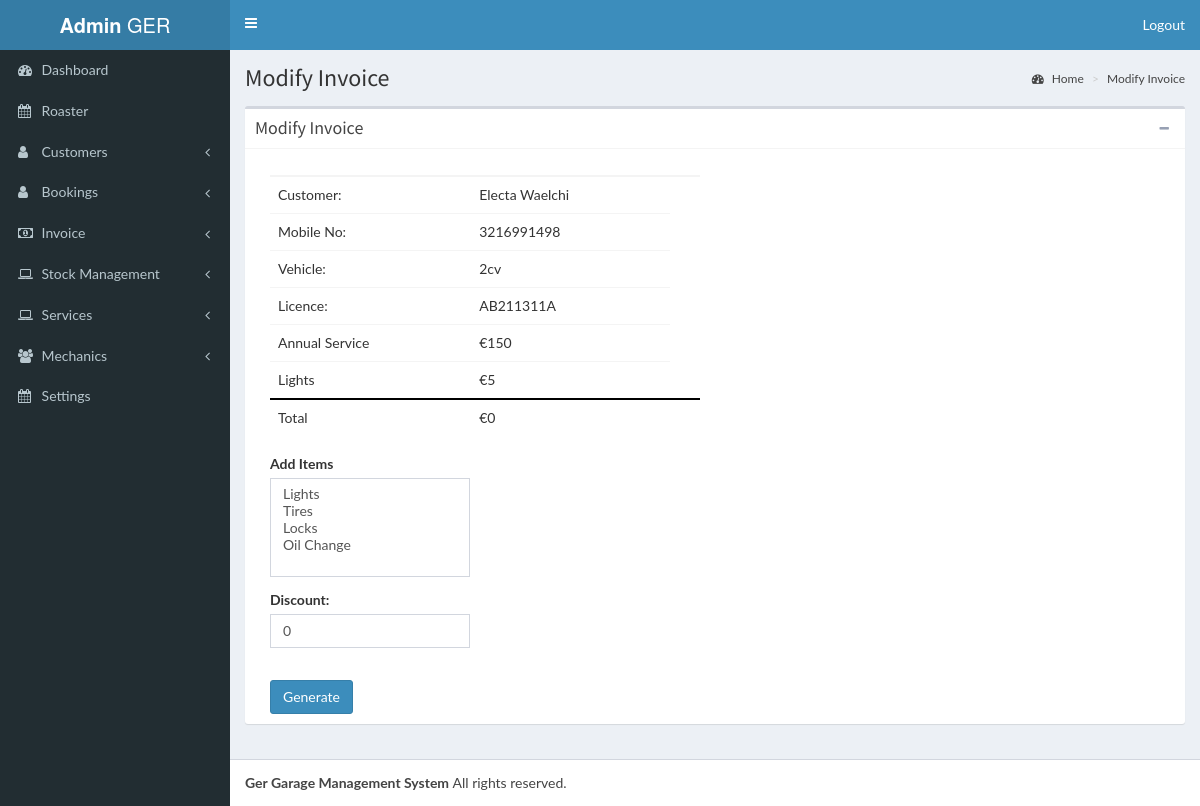
Screenshot of /admin/modify-invoice.php?invoiceid=1 (signed in) with the database file from the repository.
### tables this page shows
CREATE TABLE `customer` (
  `customer_id` int(11) NOT NULL,
  `first_name` varchar(12) NOT NULL,
  `last_name` varchar(12) NOT NULL,
  `street` varchar(20) NOT NULL,
  `postal_code` varchar(100) NOT NULL,
  `state` varchar(100) NOT NULL,
  `city` varchar(100) NOT NULL,
  `country` varchar(100) NOT NULL,
  `email` varchar(30) NOT NULL,
  `phone` varchar(60) NOT NULL,
  `username` varchar(20) NOT NULL,
  `password` varchar(255) NOT NULL
);

CREATE TABLE `vehicle` (
  `vehicle_id` int(11) NOT NULL,
  `vehicle_name` varchar(20) NOT NULL,
  `license_no` varchar(100) NOT NULL,
  `engine_type` varchar(20) NOT NULL,
  `make` varchar(255) NOT NULL,
  `model_year` int(4) NOT NULL,
  `vehicle_type` varchar(20) NOT NULL,
  `customer_id_fk` int(11) NOT NULL
);

CREATE TABLE `service` (
  `service_id` int(11) NOT NULL,
  `name` varchar(30) NOT NULL,
  `cost` int(10) NOT NULL,
  `points` int(11) NOT NULL
);

CREATE TABLE `stock_item` (
  `stockitem_id` int(11) NOT NULL,
  `name` varchar(265) NOT NULL,
  `cost` int(10) NOT NULL,
  `quantity` int(10) NOT NULL
);

CREATE TABLE `invoice` (
  `invoice_id` int(11) NOT NULL,
  `cost` int(11) NOT NULL,
  `discounts` int(11) NOT NULL,
  `ordered_date` date NOT NULL,
  `modified_date` date NOT NULL,
  `booking_id_fk` int(11) NOT NULL
);

### admin/functions/config.php (called while the page is built)
<?php
$config = array(
    'name' => 'Ahmed Tehseen Malik',
    'email' => 'mahmedtehseen@gmail.com',
    'cms_name' =>"Ger Garage Management System",
    'cms_title' => 'Ger Garage',
    'db_host' => 'localhost',
    'db' => 'ger',
    'db_pass' => '',
    'db_user' => 'root',
    'bookings_per_day' => '12',
    'currency' => '$',
    'url' => 'http://192.168.64.2/ger/',
    'admin_url' => 'http://192.168.64.2/ger/admin/',
    );
?>

### admin/functions/functions.php (called while the page is built, shortened)
<?php
require_once('config.php');
$check = mysqli_connect($config['db_host'],$config['db_user'],$config['db_pass'],$config['db']);
function getoneInvoiceforModification($invoice_id){
	global $check;
	$invoice = mysqli_query($check,"SELECT customer.first_name,customer.last_name,customer.phone,service.name,service.cost as servicecost,vehicle.license_no,vehicle.vehicle_name,invoice.cost,invoice.discounts FROM booking JOIN customer ON booking.customer_id_fk = customer.customer_id JOIN vehicle ON booking.customer_id_fk = vehicle.customer_id_fk JOIN service ON booking.service_id_fk = service.service_id JOIN invoice ON invoice.booking_id_fk=booking.booking_id WHERE invoice.invoice_id='{$invoice_id}'");
	 return $invoice;
}
function getstockitemsforInvoice($invoice_id){
	global $check;
	$stockitems=mysqli_query($check,"SELECT stock_item.name,stock_item.cost  FROM stock_item JOIN invoice_stock ON invoice_stock.stock_item_fk = stock_item.stockitem_id WHERE invoice_stock.invoice_id_fk='$invoice_id'");
	 return $stockitems;
}
function getallstocks(){
	global $check;
	$stocks = mysqli_query($check,"SELECT * FROM `stock_item`");
	return $stocks;
}
?>

### admin/modify-invoice.php (the view, shortened to what this page needs)
<?php
require_once './functions/config.php' ;
require_once('./functions/functions.php');
$invoice_id=intval($_GET['invoiceid']);
$invoice=getoneInvoiceforModification($invoice_id);
if(mysqli_num_rows($invoice) > 0 ){
    while ($row = mysqli_fetch_array($invoice)) {
           $first_name = $row['first_name'];
           $last_name = $row['last_name'];
           $phone = $row['phone'] ;
           $vehicle_name = $row['vehicle_name'];
           $license_no = $row['license_no'];
           $name = $row['name'];
           $cost = $row['servicecost'];
           $totalcost=$row['cost'];
           $discount = $row['discounts'];
       }
   }
require_once('./template/common/header.php');
?>
  <div class="content-wrapper">
    <section class="content-header">
      <h1>
        Modify Invoice
      </h1>
      <ol class="breadcrumb">
        <li><a href="<?php echo $config['admin_url'] ?>"><i class="fa fa-dashboard"></i> Home</a></li>
        <li><a href="<?php echo $config['admin_url'] . 'modify-invoice.php' ?> ">Modify Invoice</a></li>
      </ol>
    </section>
    <section class="content">
    	<div class="box">
        <div class="box-header with-border">
          <h3 class="box-title">Modify Invoice</h3>
          <div class="box-tools pull-right">
            <button type="button" class="btn btn-box-tool" data-widget="collapse" data-toggle="tooltip"
                    title="Collapse">
              <i class="fa fa-minus"></i></button>
          </div>
        </div>
        <div class="box-body">
            <div class="row">
                <div class="col-md-6">
                    <table class="table" id="invoicetable" name="invoicetable">
                        <thead>
                            <th></th>
                            <th></th>
                            <th></th>
                        </thead>
                        <tr>
                            <td>Customer:</td>
                            <td><?= $first_name.' '.$last_name  ?></td>
                        </tr>
                        <tr>
                            <td>Mobile No:</td>
                            <td><?=  $phone ?></td>
                        </tr>
                        <tr>
                            <td>Vehicle:</td>
                            <td><?=  $vehicle_name ?></td>
                        </tr>
                        <tr>
                            <td>Licence:</td>
                            <td><?= $license_no  ?></td>
                        </tr>
                        <tr>
                            <td><?= $name?></td>
                            <td><?='€'.$cost ?></td>
                        </tr>
                        <?php
                            $stockitems = getstockitemsforInvoice($invoice_id);
                            if(mysqli_num_rows($stockitems) > 0) {
                                while($row = mysqli_fetch_assoc($stockitems)){
                                ?>
                                <tr>
                                <td><?=$row['name']?></td>
                                <td><?='€'.$row['cost']?></td>
                                </tr>
                        <?php }  } ?>
                        <tr id="tottal" style="border-top:2px solid #000;">
                            <td>Total</td>
                            <td id="total" ><?='€'.$totalcost ?></td>
                        </tr>
                    </table>
                </div>
            </div>
        <form  id="bookingform" name="bookingform">
        <div class="row">
         <div class="col-md-3">
					<div class="form-group">
						<label for="stockitems">Add Items</label>
						<select  name="stockitems" id="stockitems"  class="form-control" size="5">
                        <?php
                            $stockitems=getallstocks();
                            if(mysqli_num_rows($stockitems) > 0 ){
                                while ($row = mysqli_fetch_array($stockitems)) {
                                       $stockitem_id = $row['stockitem_id'];
                                       $name= $row['name'];
                                      ?>
                                       <option value="<?= $stockitem_id ?>"cost="<?= $row['cost'] ?>" quantity="<?= $row['quantity'] ?>"><?= $name ?></option>
                                       <?php
                                   }
                               }
                               ?>
						</select>
					</div>
				</div>
         </div>
          <div class="row">
              <div class="col-md-3">
              <div class="form-group">
              <label for="discount">Discount:</label>
                <input type="number" id="discount" name="discount" class="form-control" value="<?=$discount?>">
              </div>
              </div>
          </div>
          <div class="row">
        <div class="col-md-1">
          <br/>
          <button type="submit" id="form_submit" class="btn btn-primary">Generate</button>
        </div>
      </div>
        </form>
        </div>
    </div>
    </section>
  </div>
  <?php
require_once('./template/common/footer.php');
?>
</body>
</html>

### admin/template/common/header.php (shortened to what this page needs)
<?php
require_once('./functions/config.php');
?>
<!DOCTYPE html>
<html>
<head>
  <link rel="stylesheet" href="assets/bower_components/bootstrap/dist/css/bootstrap.min.css">
  <link rel="stylesheet" href="assets/bower_components/font-awesome/css/font-awesome.min.css">
  <link rel="stylesheet" href="assets/bower_components/datatables.net-bs/css/dataTables.bootstrap.min.css">
  <link rel="stylesheet" href="assets/bower_components/datatables.net-bs/css/dataTables.responsive.css">
  <link rel="stylesheet" type="text/css" href="https://cdn.datatables.net/buttons/1.5.6/css/buttons.dataTables.min.css">
  <link rel="stylesheet" href="assets/dist/css/main.css">
  <link rel="stylesheet" href="assets/dist/css/skins/_all-skins.css">
    <link rel="stylesheet" href="assets/dist/css/style.css">
  <link rel="stylesheet" href="assets/bower_components/bootstrap-datetimepicker/css/bootstrap-datetimepicker.min.css">
</head>
<body class="hold-transition skin-blue sidebar-mini">
<?php require_once('menu.php'); ?>

### admin/template/common/menu.php (shortened to what this page needs)
<div class="wrapper">
  <header class="main-header">
    <a href="<?= $config['admin_url'] ?>" class="logo">
      <span class="logo-lg"><b>Admin</b> GER</span>
    </a>
    <nav class="navbar navbar-static-top">
      <a href="#" class="sidebar-toggle" data-toggle="push-menu" role="button">
      </a>
      <div class="navbar-custom-menu">
        <ul class="nav navbar-nav">
          <li class="dropdown user user-menu">
            <a href="logout.php">
              <span class="hidden-xs">Logout</span>
            </a>
          </li>
        </ul>
      </div>
    </nav>
  </header>
  <aside class="main-sidebar">
    <section class="sidebar">
      <ul class="sidebar-menu" data-widget="tree">
        <li>
          <a href="<?=  $config['admin_url'] ?>">
            <i class="fa fa-dashboard"></i> <span>Dashboard</span>
          </a>
        </li>
        <li>
          <a href="roaster.php">
            <i class="fa fa-calendar"></i>
            <span>Roaster</span>
          </a>
        </li>
        <li class="treeview">
          <a href="#">
            <i class="fa fa-user"></i> <span>Customers</span>
             <span class="pull-right-container">
              <i class="fa fa-angle-left pull-right"></i>
            </span>
          </a>
        </li>
        <li class="treeview">
          <a href="#">
            <i class="fa fa-user"></i> <span>Bookings</span>
             <span class="pull-right-container">
              <i class="fa fa-angle-left pull-right"></i>
            </span>
          </a>
        </li>
        <li class="treeview">
          <a href="#">
            <i class="fa fa-money"></i>
            <span>Invoice</span>
            <span class="pull-right-container">
              <i class="fa fa-angle-left pull-right"></i>
            </span>
          </a>
        </li>
        <li class="treeview">
          <a href="#">
            <i class="fa fa-laptop"></i>
            <span>Stock Management</span>
            <span class="pull-right-container">
              <i class="fa fa-angle-left pull-right"></i>
            </span>
          </a>
        </li>
        <li class="treeview">
          <a href="#">
            <i class="fa fa-laptop"></i>
            <span>Services</span>
            <span class="pull-right-container">
              <i class="fa fa-angle-left pull-right"></i>
            </span>
          </a>
        </li>
        <li class="treeview">
          <a href="#">
            <i class="fa fa-users"></i> <span>Mechanics</span>
            <span class="pull-right-container">
              <i class="fa fa-angle-left pull-right"></i>
            </span>
          </a>
        </li>
        <li>
          <a href="settings.php">
            <i class="fa fa-calendar"></i>
            <span>Settings</span>
          </a>
        </li>
      </ul>
    </section>
  </aside>

### admin/template/common/footer.php (shortened to what this page needs)
<?php
require_once('./functions/config.php');
?>
  <footer class="main-footer">
     <strong>
    <?php echo $config['cms_name']; ?>
   </strong> All rights
    reserved.
  </footer>
</div>

### rows the page displays
customer: first_name "Electa", last_name "Waelchi", phone "3216991498", vehicle.vehicle_name "2cv", vehicle.license_no "AB211311A", service.name "Annual Service", service.cost "150", invoice.cost "0", discount "0"
stock_item: name "Lights", cost "5"

### other values shown
$config['cms_name'] "Ger Garage Management System"
